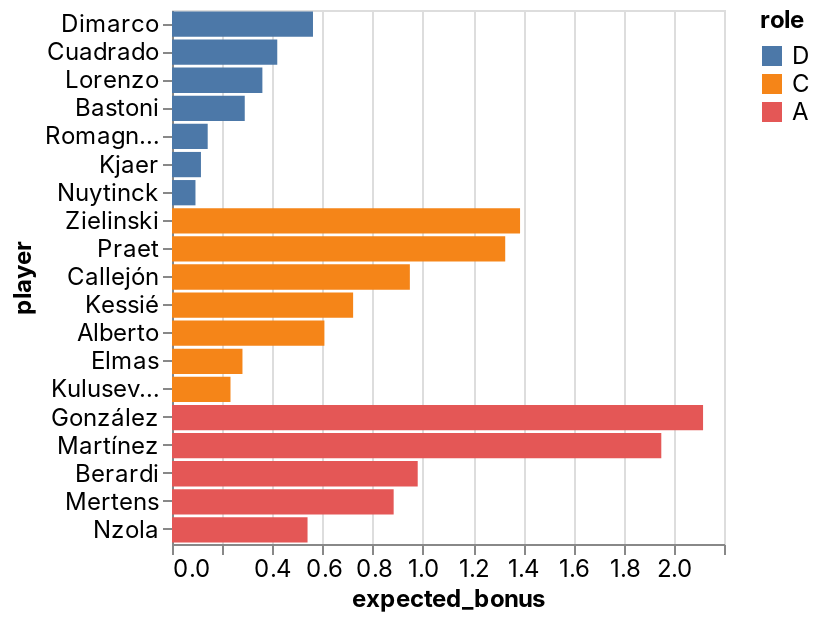

The notebook cell saved with this chart:
### Code cell
_deepnote_run_altair(fanta_team, """{"$schema":"https://vega.github.io/schema/vega-lite/v4.json","mark":{"type":"bar","tooltip":{"content":"data"}},"height":220,"autosize":{"type":"fit"},"data":{"name":"placeholder"},"encoding":{"x":{"field":"expected_bonus","type":"quantitative","sort":null,"scale":{"type":"linear","zero":false}},"y":{"field":"player","type":"nominal","sort":null,"scale":{"type":"linear","zero":true}},"color":{"field":"role","type":"nominal","sort":null,"scale":{"type":"linear","zero":false}}}}""")

### Figure 1 — Vega-Lite specification as saved in the notebook (floating-point values rounded to 4 significant figures)
{"config": {"view": {"continuousWidth": 400, "continuousHeight": 300}, "area": {"fill": "#51C0E9"}, "axis": {"labelFont": "Inter, sans-serif", "labelFontSize": 12, "labelFontWeight": "normal", "labelLimit": 60, "labelOverlap": "greedy", "titleFont": "Inter, sans-serif", "titleFontSize": 12, "titleFontWeight": "bold"}, "background": "#ffffff", "legend": {"labelFont": "Inter, sans-serif", "labelFontSize": 12, "titleFont": "Inter, sans-serif", "titleFontSize": 12, "titleFontWeight": "bold"}, "line": {"stroke": "#51C0E9", "strokeWidth": 2}, "rect": {"fill": "#51C0E9"}, "title": {"anchor": "start", "color": "#000000", "font": "Inter, sans-serif", "fontSize": 22, "fontWeight": "normal"}}, "data": {"name": "data-41c0b33bc2655a26b287662f3cfdeb30"}, "mark": {"type": "bar", "tooltip": {"content": "data"}}, "autosize": {"type": "fit"}, "encoding": {"color": {"type": "nominal", "field": "role", "scale": {"type": "linear", "zero": false}, "sort": null}, "x": {"type": "quantitative", "field": "expected_bonus", "scale": {"type": "linear", "zero": false}, "sort": null}, "y": {"type": "nominal", "field": "player", "scale": {"type": "linear", "zero": true}, "sort": null}}, "height": 300, "width": "container", "$schema": "https://vega.github.io/schema/vega-lite/v4.json", "datasets": {"data-41c0b33bc2655a26b287662f3cfdeb30": [{"role": "D", "player": "Dimarco", "home_team": "Inter", "away_team": "Venezia", "expected_bonus": 0.5619}, {"role": "D", "player": "Cuadrado", "home_team": "AC Milan", "away_team": "Juventus", "expected_bonus": 0.4195}, {"role": "D", "player": "Lorenzo", "home_team": "Napoli", "away_team": "Salernitana", "expected_bonus": 0.3602}, {"role": "D", "player": "Bastoni", "home_team": "Inter", "away_team": "Venezia", "expected_bonus": 0.2899}, {"role": "D", "player": "Romagnoli", "home_team": "AC Milan", "away_team": "Juventus", "expected_bonus": 0.1423}, {"role": "D", "player": "Kjaer", "home_team": "AC Milan", "away_team": "Juventus", "expected_bonus": 0.1154}, {"role": "D", "player": "Nuytinck", "home_team": "Genoa", "away_team": "Udinese", "expected_bonus": 0.09354}, {"role": "C", "player": "Zielinski", "home_team": "Napoli", "away_team": "Salernitana", "expected_bonus": 1.387}, {"role": "C", "player": "Praet", "home_team": "Torino", "away_team": "Sassuolo", "expected_bonus": 1.328}, {"role": "C", "player": "Callejón", "home_team": "Cagliari", "away_team": "Fiorentina", "expected_bonus": 0.948}, {"role": "C", "player": "Kessié", "home_team": "AC Milan", "away_team": "Juventus", "expected_bonus": 0.7219}, {"role": "C", "player": "Alberto", "home_team": "Lazio", "away_team": "Atalanta", "expected_bonus": 0.6074}, {"role": "C", "player": "Elmas", "home_team": "Napoli", "away_team": "Salernitana", "expected_bonus": 0.2808}, {"role": "C", "player": "Kulusevski", "home_team": "AC Milan", "away_team": "Juventus", "expected_bonus": 0.2331}, {"role": "A", "player": "González", "home_team": "Cagliari", "away_team": "Fiorentina", "expected_bonus": 2.117}, {"role": "A", "player": "Martínez", "home_team": "Inter", "away_team": "Venezia", "expected_bonus": 1.95}, {"role": "A", "player": "Berardi", "home_team": "Torino", "away_team": "Sassuolo", "expected_bonus": 0.9793}, {"role": "A", "player": "Mertens", "home_team": "Napoli", "away_team": "Salernitana", "expected_bonus": 0.8834}, {"role": "A", "player": "Nzola", "home_team": "Spezia", "away_team": "Sampdoria", "expected_bonus": 0.5402}]}}
